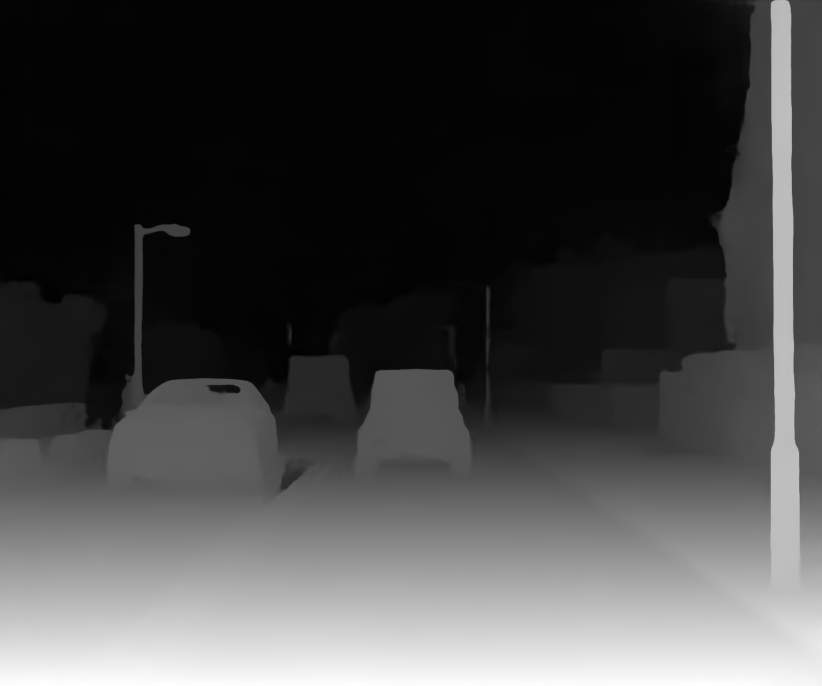
#> input picture images/carla_highres/disp_image_from_carla_simulator_high_res.png, 2464 x 2056 px (shown at 1/3 size)
$ python v_disparity.py   (older library calls are emulated)
#> lines starting #> are read from the running program, lines starting #| are printed output that depends on the picture; after the words box and inside, x2 and y2 are one past the last pixel; in counts of white or black regions, pixels touching at a corner belong together
### scripts/disparity_utils.py
"""
V_disparity
=====
Disparity Utils functions

Provides
  1. Compute V_disparity
  2. Compute U_disparity
  3. Draw objects
  4. Create test Disparity
  5. Hough_line algorithm
  6. Evaluate disparity

Implementation
----------------------------
The implementation is simply the histogram of each raw in the disparity map
Example code:

  >>> v_disp= compute_v_disparity(img, max_disp)

"""

import cv2
import numpy as np
import time
import sys
import math

def compute_v_disparity(img, max_disp=255):

    """
    V_disparity
    ----
    It outputs the v_disparity of the input image.
    The algorithm calculates the histogram of each line

    Parameters
    ----------
    img:  input image

    Returns
    -------
    v_disparity
    """


    v_disp = np.zeros((img.shape[0], max_disp), np.float)
    for i in range(img.shape[0]):
        v_disp[i, ...] = cv2.calcHist(images=[img[i, ...]], channels=[0], mask=None, histSize=[max_disp],
                                        ranges=[0, max_disp]).flatten() / float(img.shape[0])

    # v_disp = cv2.convertScaleAbs(v_disp,alpha=255)
    v_disp = np.array(v_disp * 255, np.uint8)
    v_disp = cv2.applyColorMap(v_disp, cv2.COLORMAP_JET)
    v_disp[v_disp < 5] = 0

    return v_disp


def compute_u_disparity(img, max_disp=255):
    """
    Compute U disparity
    --

    Parameters
    ----------
    img: input image

    max_disp:

    Returns
    -------
    u_disp:
    """
    u_disp = np.zeros((max_disp, img.shape[1] ), np.float)
    for i in range(img.shape[1]):
        u_disp[..., i] = cv2.calcHist(images=[img[..., i]], channels=[0], mask=None, histSize=[max_disp],
                                            ranges=[0, max_disp]).flatten() / float(img.shape[1])

    u_disp = cv2.convertScaleAbs(u_disp, alpha = 255)
    # u_disp = np.array(u_disp * 255, np.uint8)
    u_disp = cv2.applyColorMap(u_disp, cv2.COLORMAP_JET)
    u_disp[ u_disp < 5] = 0

    return u_disp


# [47 lines left out: functions draw_object, create_test_disparity, not called in this run]


def hough_lines(img, probabilistic=True):
    """
    Find hough lines in the image.

    Parameters
    ----------
    img: input image
    probabilistic=True: if True, use the Probabilistic method. Use the standard method otherwise

    Returns
    -------
    cdst: output an images with the lines.
    lines: list of lines found with the hough algorithm

    """
    dst = cv2.Canny(img, 50, 200)
    cdst = cv2.cvtColor(dst, cv2.COLOR_GRAY2BGR)

    if probabilistic: # HoughLinesP
        lines = cv2.HoughLinesP(dst, 1, math.pi/180.0, 40, np.array([]), 50, 10)
        a, b, _c = lines.shape
        for i in range(a):
            cv2.line(cdst, (lines[i][0][0], lines[i][0][1]), (lines[i][0][2], lines[i][0][3]), (0, 0, 255), 3, cv2.LINE_AA)

    else:    # HoughLines
        lines = cv2.HoughLines(dst, 1, math.pi/180.0, 50, np.array([]), 0, 0)
        if lines is not None:
            a, b, _c = lines.shape
            for i in range(a):
                rho = lines[i][0][0]
                theta = lines[i][0][1]
                a = math.cos(theta)
                b = math.sin(theta)
                x0, y0 = a*rho, b*rho
                pt1 = ( int(x0+1000*(-b)), int(y0+1000*(a)) )
                pt2 = ( int(x0-1000*(-b)), int(y0-1000*(a)) )
                cv2.line(cdst, pt1, pt2, (0, 0, 255), 3, cv2.LINE_AA)
    return cdst, lines


# [36 lines left out: functions eval_disparity, treshold_u_disp, not called in this run]


### scripts/v_disparity.py
import disparity_utils as du
import cv2
import numpy as np
from logging import FileHandler
from vlogging import VisualRecord
import logging

logger = logging.getLogger("demo")
fh = FileHandler('test.html', mode="w")
logger.setLevel(logging.DEBUG)
logger.addHandler(fh)

# while True:

    # image=du.create_test_disparity()

image=cv2.imread('../images/carla_highres/disp_image_from_carla_simulator_high_res.png',0)
#> image is the input picture: shape (2056, 2464); min 0, max 255, mean 70

v_disp=cv2.Canny(du.compute_v_disparity(image),50,200)
#> in compute_v_disparity, `v_disp = cv2.applyColorMap(v_disp, cv2.COLORMAP_JET)`:
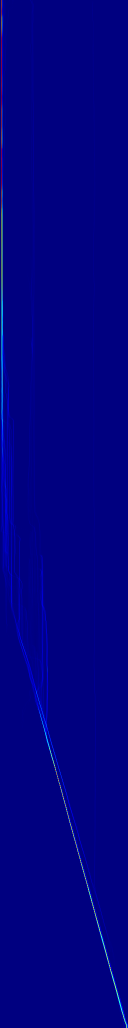
#> v_disp: shape (2056, 255, 3) (shown at 1/2 size); mean B, G, R 130.1, 1, 0.5
#> in compute_v_disparity, `v_disp[v_disp < 5] = 0`: v_disp: shape (2056, 255, 3); 0.02% of pixels changed, all inside (x1, y1, x2, y2) = (3, 16, 254, 2047)
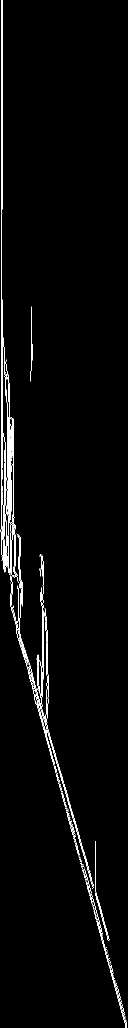
#> v_disp: shape (2056, 255) (shown at 1/2 size); 1.9% white in thin lines or dots
u_disp=cv2.Canny(du.compute_u_disparity(image),50,200)
#> in compute_u_disparity, `u_disp = cv2.applyColorMap(u_disp, cv2.COLORMAP_JET)`:
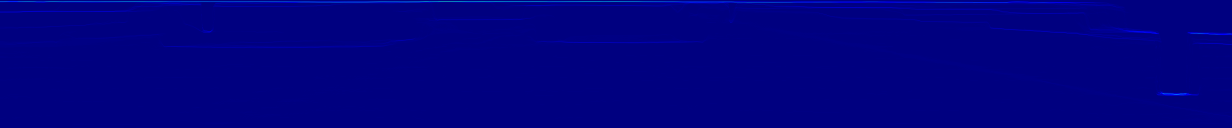
#> u_disp: shape (255, 2464, 3) (shown at 1/2 size); mean B, G, R 129.9, 0.5, 0
#> in compute_u_disparity, `u_disp[ u_disp < 5] = 0`: u_disp: shape (255, 2464, 3); 0.01% of pixels changed, all inside (x1, y1, x2, y2) = (85, 3, 2464, 191)
#> u_disp: shape (255, 2464); 1.9% white in thin lines or dots, all inside (x1, y1, x2, y2) = (0, 2, 2464, 192)

image = cv2.applyColorMap(image, cv2.COLORMAP_JET)
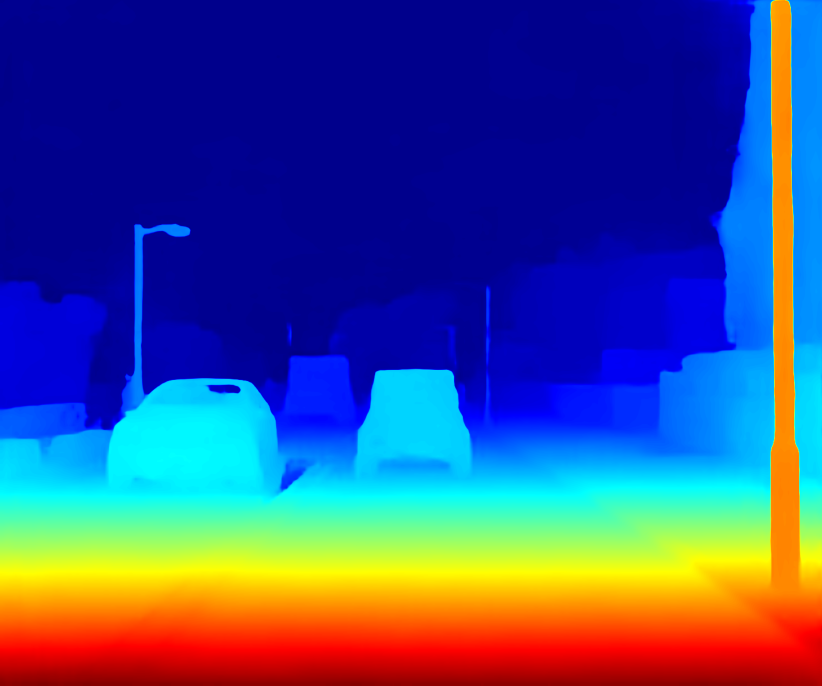
#> image: shape (2056, 2464, 3) (shown at 1/3 size); mean B, G, R 142.4, 76, 59.2

hough_v_disp= du.hough_lines(v_disp)
#> in hough_lines, `dst = cv2.Canny(img, 50, 200)`: dst: shape (2056, 255); 2% white in thin lines or dots
#> in hough_lines, `cdst = cv2.cvtColor(dst, cv2.COLOR_GRAY2BGR)`: cdst: shape (2056, 255, 3); 2% white in thin lines or dots
#> in hough_lines, `lines = cv2.HoughLinesP(dst, 1, math.pi/180.0, 40, np.array([]), 50, 10)`: lines = 71 rows, first 6: [1, 722, 1, 430], [5, 418, 5, 0], [3, 670, 3, 430], [2, 856, 2, 723], [129, 1602, 206, 1870], [65, 1382, 117, 1565]
#> after the loop in hough_lines, `for i in range(a):`:
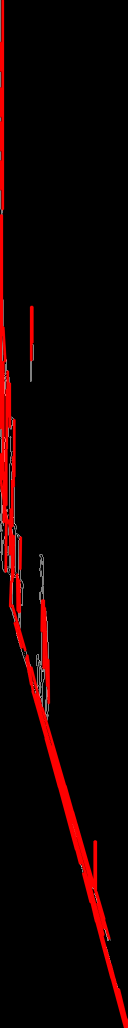
#> cdst: shape (2056, 255, 3) (shown at 1/2 size); mean B, G, R 1.4, 1.4, 15.9
hough_u_disp= du.hough_lines(u_disp)
#> call 2 of hough_lines, with probabilistic = True
#> in hough_lines (call 2), `dst = cv2.Canny(img, 50, 200)`:
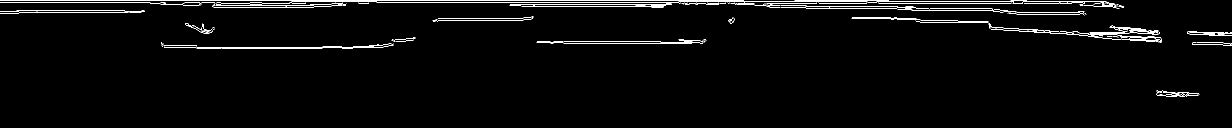
#> dst: shape (255, 2464) (shown at 1/2 size); 2.1% white in thin lines or dots, all inside (x1, y1, x2, y2) = (0, 1, 2464, 193)
#> in hough_lines (call 2), `lines = cv2.HoughLinesP(dst, 1, math.pi/180.0, 40, np.array([]), 50, 10)`: lines = 61 rows, first 6: [1589, 1, 1777, 1], [754, 5, 1374, 5], [1358, 6, 1478, 6], [583, 3, 753, 3], [1778, 2, 2020, 2], [1042, 8, 1290, 8]
#> after the loop in hough_lines (call 2), `for i in range(a):`:
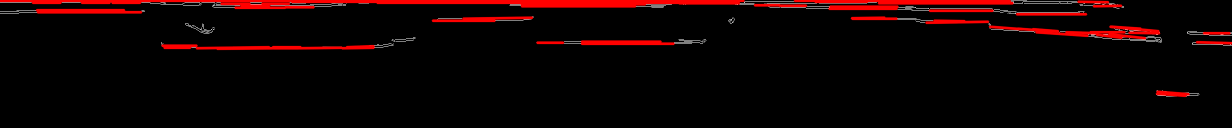
#> cdst: shape (255, 2464, 3) (shown at 1/2 size); mean B, G, R 1.7, 1.7, 16.1

#Binarization:


#Projection and classification in the image space


# v_disp2 = np.hstack((hough_v_disp, v_disp))
# u_disp2 = np.vstack((hough_u_disp,u_disp))

#%%

#> (the run stopped early here; a loop or call above may not have finished)
